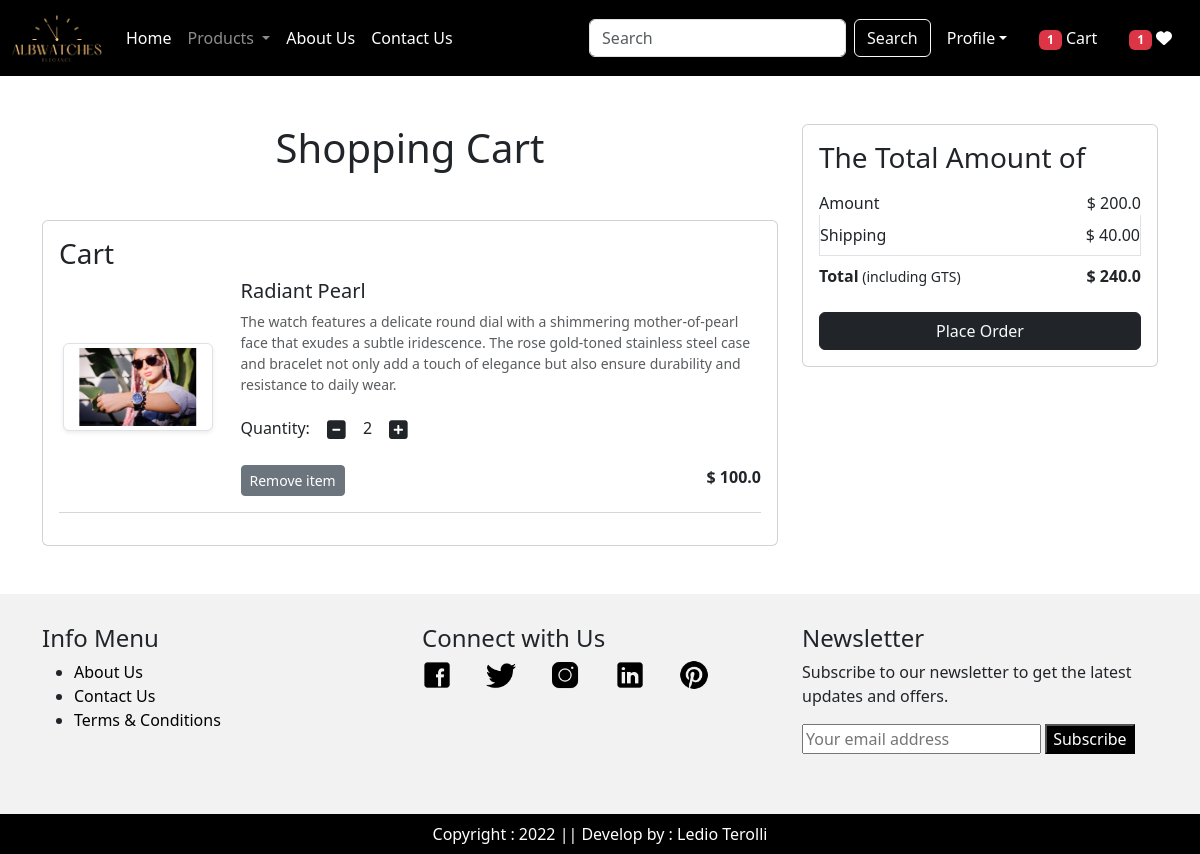
The app's page /cart/ (signed in) with its own data.
### app/models.py (models this page shows, shortened)
class Cart(models.Model):
    user = models.ForeignKey(User,on_delete=models.CASCADE)
    product = models.ForeignKey(Product,on_delete=models.CASCADE)
    quantity = models.PositiveIntegerField(default=1)

class Product(models.Model):
    title = models.CharField(max_length=100)
    selling_price = models.FloatField()
    discounted_price = models.FloatField()
    description = models.TextField()
    category = models.CharField(choices=CATEGORY_CHOICES, max_length=2)
    product_image = models.ImageField(upload_to='product')

### app/views.py (the view)
# urls.py: path('cart/', views.show_cart, name='showcart'),
@login_required
def show_cart(request):
    user = request.user
    cart = Cart.objects.filter(user=user)
    amount = 0
    for p in cart:
        value = p.quantity * p.product.discounted_price
        amount = amount + value
    totalamount = amount + 40
    totalitem = 0
    wishitem=0
    if request.user.is_authenticated:
        totalitem = len(Cart.objects.filter(user=request.user))
        wishitem = len(Wishlist.objects.filter(user=request.user))
    return render(request, 'app/addtocart.html', locals())

### app/templates/app/addtocart.html (shortened to what this page needs)
{% extends "app/base.html" %}
{% load static %}
{% block main-content %}
<div class="container my-5">
    <div class="row">
        {% if cart %}
        <div class="col-sm-8">
            <h1 class="text-center mb-5">Shopping Cart</h1>
            <div class="card">
                <div class="card-body">
                    <h3>Cart</h3>
                    {% for item in cart %}
                    <div class="row">
                        <div class="col-sm-3 text-center align-self-center">
                            <img src="{{item.product.product_image.url}}" alt="" class="img-fluid img-thumbnail shadow-sm" height="150" width="150">
                        </div>
                        <div class="col-sm-9">
                            <div>
                                <h5>{{item.product.title}}</h5>
                                <p class="mb-2 text-muted small">{{item.product.description}}</p>
                                <div class="my-3">
                                    <label for="quantity"> Quantity:</label>
                                    <a class="minus-cart btn" pid={{item.product.id}}><i class="fas fa-minus-square fa-lg"></i></a>
                                    <span id="quantity">{{item.quantity}}</span>
                                    <a class="plus-cart btn" pid={{item.product.id}}><i class="fas fa-plus-square fa-lg"></i></a>
                                </div>
                                <div class="d-flex justify-content-between">
                                    <a href="#" class="remove-cart btn btn-sm btn-secondary mr-3" pid={{item.product.id}}>Remove item</a>
                                    <p class="mb-0"><span><strong>$ {{item.product.discounted_price}}</strong></span></p>
                                </div>
                            </div>
                        </div>
                    </div>
                    <hr class="text-muted">
                    {% endfor %}
                </div>
            </div>
        </div>
        <div class="col-sm-4">
            <div class="card">
                <div class="card-body">
                    <h3> The Total Amount of </h3>
                    <ul class="list-group">
                        <li class="list-group-item d-flex justify-content-between align-items-center border-0 px-0 pb-0"> Amount <span id="amount"> $ {{amount}}</span></li>
                        <li class="list-group-item d-flex justify-content-between align-items-center px-0">Shipping<span>$ 40.00</span></li>
                        <li class="list-group-item d-flex justify-content-between align-items-center border-0 px-0 mb-3">
                            <div>
                                <strong>Total</strong><small> (including GTS) </small>
                            </div>
                            <span id="totalamount"><strong>$ {{totalamount}}</strong></span>
                        </li>
                    </ul>
                    <div class="d-grid"><a href="{% url 'checkout' %}" class="btn btn-dark text-light">Place Order</a></div>
                </div>
            </div>
        </div>
        {% else %}
        <h1 class="text-center mb-3">Cart is Empty</h1>
        {% endif %}
    </div>
</div>
{% endblock main-content %}

### records on screen
Cart: product.product_image (picture), product "Radiant Pearl", product.description "The watch features a delicate round dial with a shimmering mother-of-pearl face that exudes a subtle iridescence. The rose gold-toned stainless steel case and bracelet not only add a touch of elegance but also ensure durability and resistance to daily wear.", quantity "2", product.discounted_price "100.0"

### other values on screen
{{ totalitem }} "1"
{{ wishitem }} "1"
{{ amount }} "200.0"
{{ totalamount }} "240.0"
